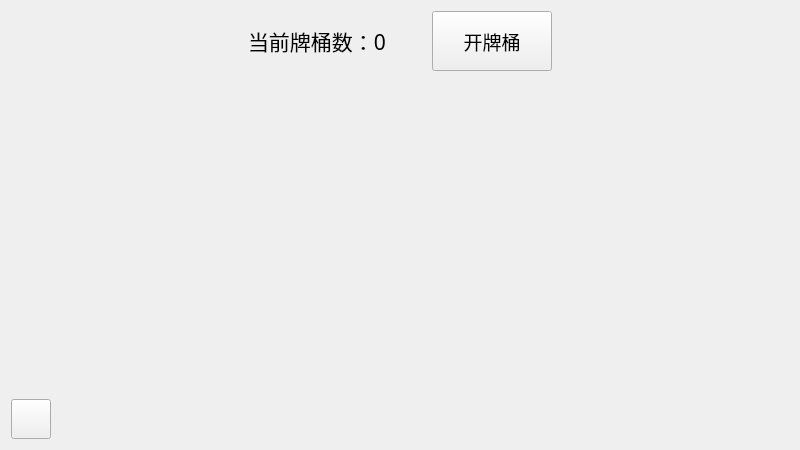
<?xml version="1.0" encoding="UTF-8"?>
<ui version="4.0">
 <class>OpenKeg</class>
 <widget class="QWidget" name="OpenKeg">
  <property name="geometry">
   <rect>
    <x>0</x>
    <y>0</y>
    <width>800</width>
    <height>450</height>
   </rect>
  </property>
  <property name="windowTitle">
   <string>Form</string>
  </property>
  <layout class="QGridLayout" name="gridLayout">
   <item row="0" column="0">
    <layout class="QHBoxLayout" name="horizontalLayout">
     <item>
      <spacer name="horizontalSpacer_4">
       <property name="orientation">
        <enum>Qt::Horizontal</enum>
       </property>
       <property name="sizeHint" stdset="0">
        <size>
         <width>40</width>
         <height>20</height>
        </size>
       </property>
      </spacer>
     </item>
     <item>
      <widget class="QLabel" name="label">
       <property name="font">
        <font>
         <family>微软雅黑</family>
         <pointsize>16</pointsize>
        </font>
       </property>
       <property name="text">
        <string>当前牌桶数：0</string>
       </property>
      </widget>
     </item>
     <item>
      <spacer name="horizontalSpacer_6">
       <property name="orientation">
        <enum>Qt::Horizontal</enum>
       </property>
       <property name="sizeType">
        <enum>QSizePolicy::Fixed</enum>
       </property>
       <property name="sizeHint" stdset="0">
        <size>
         <width>40</width>
         <height>20</height>
        </size>
       </property>
      </spacer>
     </item>
     <item>
      <widget class="QPushButton" name="pushButton_open">
       <property name="minimumSize">
        <size>
         <width>120</width>
         <height>60</height>
        </size>
       </property>
       <property name="font">
        <font>
         <family>微软雅黑</family>
         <pointsize>14</pointsize>
        </font>
       </property>
       <property name="text">
        <string>开牌桶</string>
       </property>
      </widget>
     </item>
     <item>
      <spacer name="horizontalSpacer_5">
       <property name="orientation">
        <enum>Qt::Horizontal</enum>
       </property>
       <property name="sizeHint" stdset="0">
        <size>
         <width>40</width>
         <height>20</height>
        </size>
       </property>
      </spacer>
     </item>
    </layout>
   </item>
   <item row="1" column="0">
    <spacer name="verticalSpacer">
     <property name="orientation">
      <enum>Qt::Vertical</enum>
     </property>
     <property name="sizeType">
      <enum>QSizePolicy::Expanding</enum>
     </property>
     <property name="sizeHint" stdset="0">
      <size>
       <width>20</width>
       <height>313</height>
      </size>
     </property>
    </spacer>
   </item>
   <item row="2" column="0">
    <layout class="QHBoxLayout" name="horizontalLayout_3">
     <item>
      <widget class="QPushButton" name="pushButton_back">
       <property name="minimumSize">
        <size>
         <width>40</width>
         <height>40</height>
        </size>
       </property>
       <property name="text">
        <string/>
       </property>
      </widget>
     </item>
     <item>
      <spacer name="horizontalSpacer">
       <property name="orientation">
        <enum>Qt::Horizontal</enum>
       </property>
       <property name="sizeHint" stdset="0">
        <size>
         <width>40</width>
         <height>20</height>
        </size>
       </property>
      </spacer>
     </item>
    </layout>
   </item>
  </layout>
 </widget>
 <resources/>
 <connections/>
</ui>
